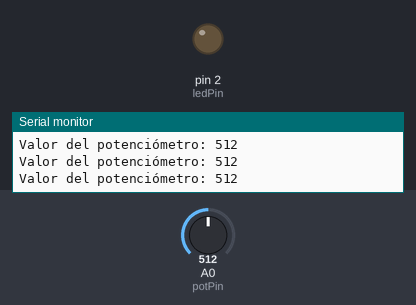
The sketch below on a simulated Arduino Uno, built with avr-gcc and run on an emulated ATmega328P. Shown: output pins drawn as LEDs (lit = HIGH), the last lines printed to the serial monitor. The test bench sets the inputs (shaded band); at power-on: A0 (potPin) = 512.

Above: at 1.2 s.
1.3 s: A0 (potPin) set to 1006
4.3 s: A0 (potPin) set to 1023
At 5.1 s:
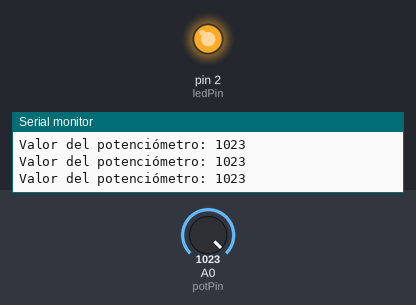
5.8 s: A0 (potPin) set to 0
At 6.1 s:
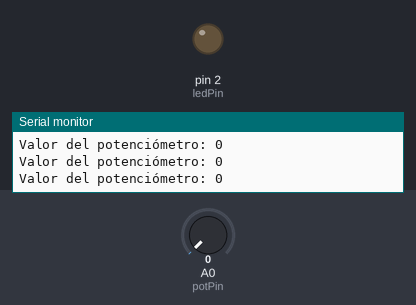
Timing chart, 0 to 8.8 s (numbered marks = the images above; inputs shaded):
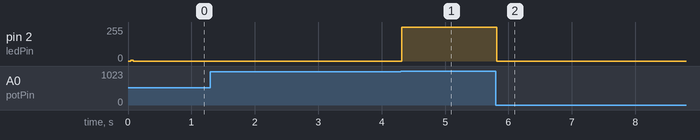

The sketch:

Actividad6.ino
```cpp
int potPin = A0; // Variable para almacenar el valor del potenciómetro
int ledPin = 2; // Pin para el LED
int rango = 1023;

void setup() {
  pinMode(ledPin, OUTPUT); // Configurar el pin del LED como salida
  Serial.begin(9600); // Iniciar la comunicación serial
}

void loop() {
  int potValue = analogRead(potPin); // Leer el valor del potenciómetro (pin A0)

  if (potValue == 0) {
    digitalWrite(ledPin, LOW); // Apagar el LED
    delayMicroseconds(rango);
  } else if (potValue == 1023) {
    digitalWrite(ledPin, HIGH);
    delayMicroseconds(rango);
  } else {
    digitalWrite(ledPin, HIGH);
    delayMicroseconds(potValue);
    digitalWrite(ledPin, LOW);
    delayMicroseconds(rango - potValue);
  }

  Serial.print("Valor del potenciómetro: ");
  Serial.println(potValue);
}
```

Measured:
- the behaviour switches between 1022 and 1023 on A0 (potPin) (found by bisection; images 0 and 1)
- after the input at 4.3 s, pin 2 (ledPin): 0/255 → 255/255 at once
- after the input at 5.8 s, pin 2 (ledPin): 255/255 → 0/255 at once
